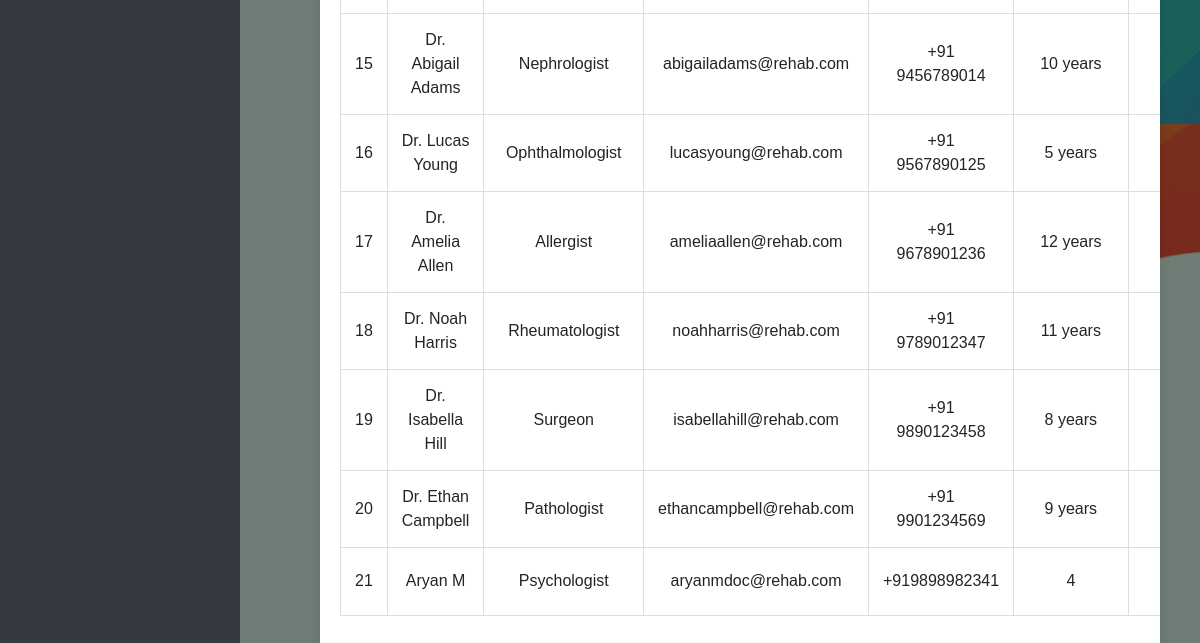
The app's page /all_doc.php (signed in, lower part), older data.
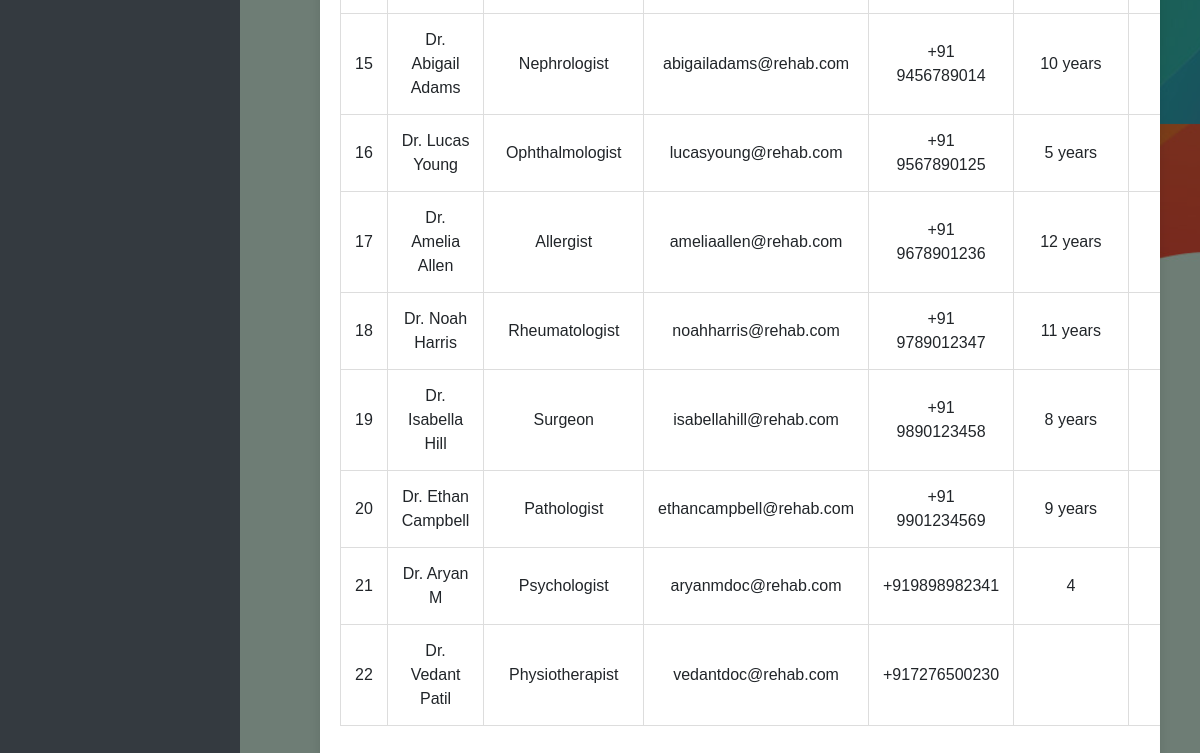
The same page, newer data.
### tables this page shows
CREATE TABLE `doctors` (
  `doctor_id` int(11) NOT NULL,
  `name` varchar(100) NOT NULL,
  `speciality` varchar(100) NOT NULL,
  `email` varchar(100) DEFAULT NULL,
  `password` varchar(255) NOT NULL,
  `phone` varchar(15) DEFAULT NULL,
  `experience` varchar(100) DEFAULT NULL,
  `max_patients` int(11) NOT NULL,
  `role_id` int(11) DEFAULT NULL,
  `appointment_count` int(11) DEFAULT 0
);

### all_doc.php (the view, shortened to what this page needs)
<?php
include 'connection.php';
$doctors_query = "SELECT doctor_id, name, speciality, email, phone, experience, max_patients, appointment_count FROM doctors";
$doctors_result = mysqli_query($conn, $doctors_query);
?>
<!DOCTYPE html>
<html lang="en">
<head>
    <link rel="stylesheet" href="https://stackpath.bootstrapcdn.com/bootstrap/5.3.0/css/bootstrap.min.css">
</head>
<body style="position: relative; background-image: linear-gradient(rgba(0,0,0,0.5), rgba(0,0,0,0.5)), url('H1.jpg'); background-size: cover; background-position: center; background-attachment: local; height: 100vh; display: flex; flex-direction: column; animation: fadeIn 1.5s ease-in-out;">
    <div class="sidebar">
    </div>
    <div class="main-content">
        <div class="table-container">
            <table class="table">
                <tbody>
                    <?php if (mysqli_num_rows($doctors_result) > 0): ?>
                        <?php $count = 1; while ($doctor = mysqli_fetch_assoc($doctors_result)): ?>
                            <tr>
                                <td><?php echo $count++; ?></td>
                                <td><?php echo $doctor['name']; ?></td>
                                <td><?php echo $doctor['speciality']; ?></td>
                                <td><?php echo $doctor['email']; ?></td>
                                <td><?php echo $doctor['phone']; ?></td>
                                <td><?php echo $doctor['experience']; ?></td>
                                <td><?php echo $doctor['max_patients']; ?></td>
                            </tr>
                        <?php endwhile; ?>
                    <?php else: ?>
                        <tr>
                            <td colspan="7">No doctors found.</td>
                        </tr>
                    <?php endif; ?>
                </tbody>
            </table>
        </div>
    </div>
</body>
</html>

Row changes from the older to the newer data that the page shows:
changed doctors "Psychologist": name "Aryan M" → "Dr. Aryan M"
added doctors: name "Dr. Vedant Patil", speciality "Physiotherapist", email "vedantdoc@rehab.com", phone "+917276500230"
